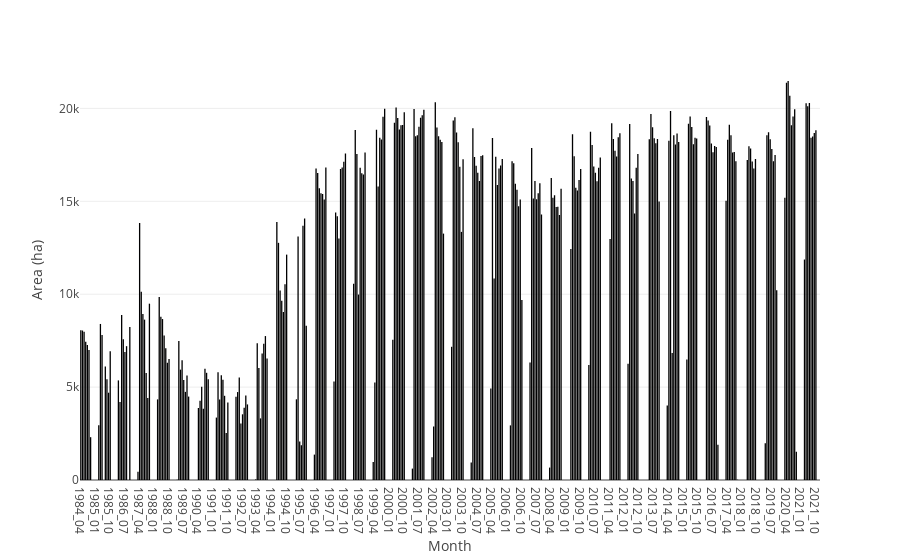

The notebook cell saved with this chart:
### Code cell
geemap.jrc_hist_monthly_history(
    region=region, scale=30, frequency='month', denominator=1e4, y_label='Area (ha)'
)

### Figure 1 — Plotly figure (JSON) as saved in the notebook; plotly's stock layout.template omitted (floating-point values rounded to 4 significant figures; data arrays with more than 128 entries replaced by an {"elided": "..."} marker saying what was removed)
{"data": [{"alignmentgroup": "True", "hovertemplate": "Month=%{x}<br>Area (ha)=%{y}<extra></extra>", "legendgroup": "", "marker": {"color": "#000001", "pattern": {"shape": ""}}, "name": "", "offsetgroup": "", "orientation": "v", "showlegend": false, "textposition": "auto", "type": "bar", "x": {"elided": "453 str values"}, "xaxis": "x", "y": {"elided": "453 float values"}, "yaxis": "y"}], "layout": {"barmode": "relative", "legend": {"tracegroupgap": 0}, "margin": {"t": 60}, "xaxis": {"anchor": "y", "domain": [0, 1], "title": {"text": "Month"}}, "yaxis": {"anchor": "x", "domain": [0, 1], "title": {"text": "Area (ha)"}}}}
